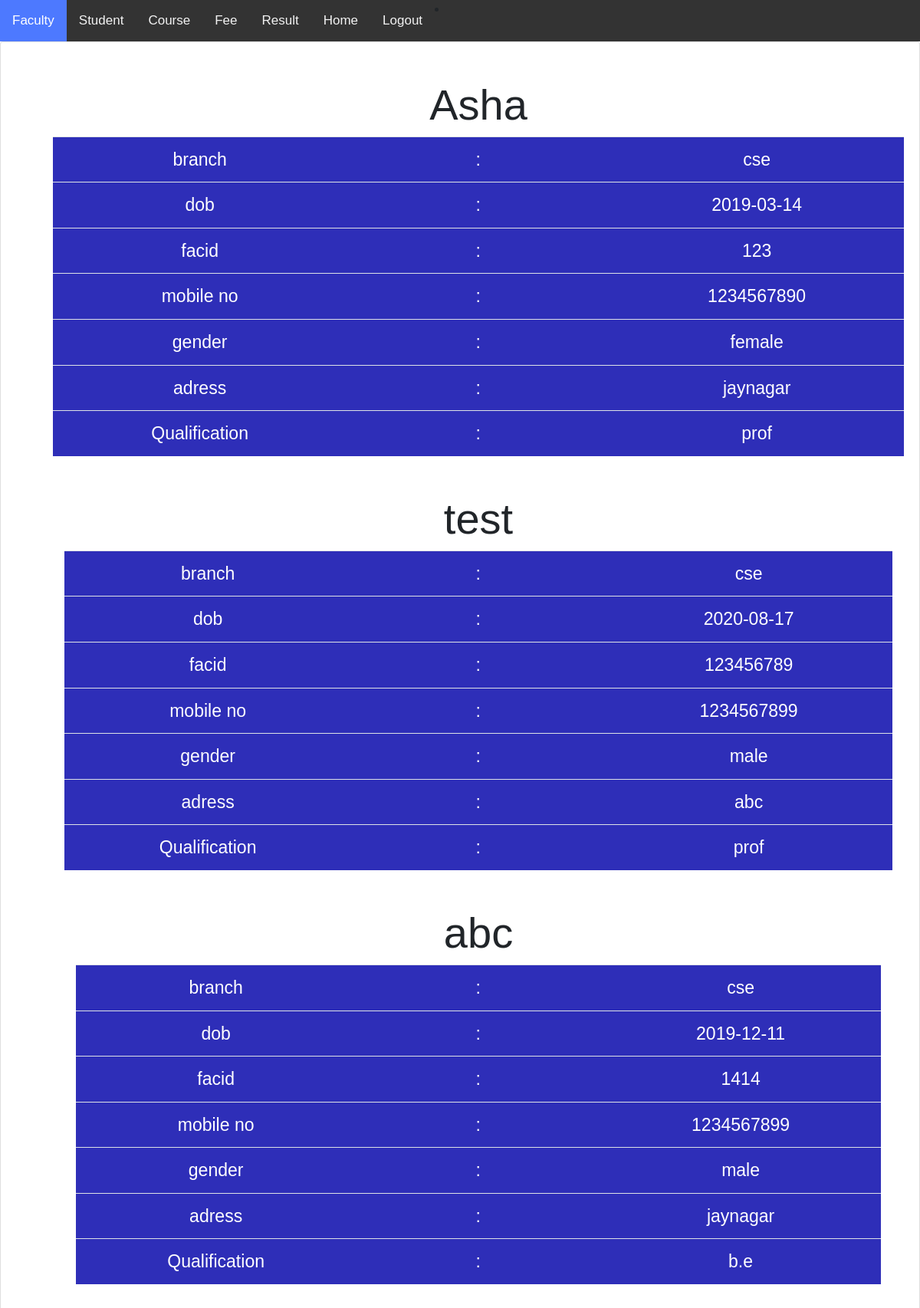
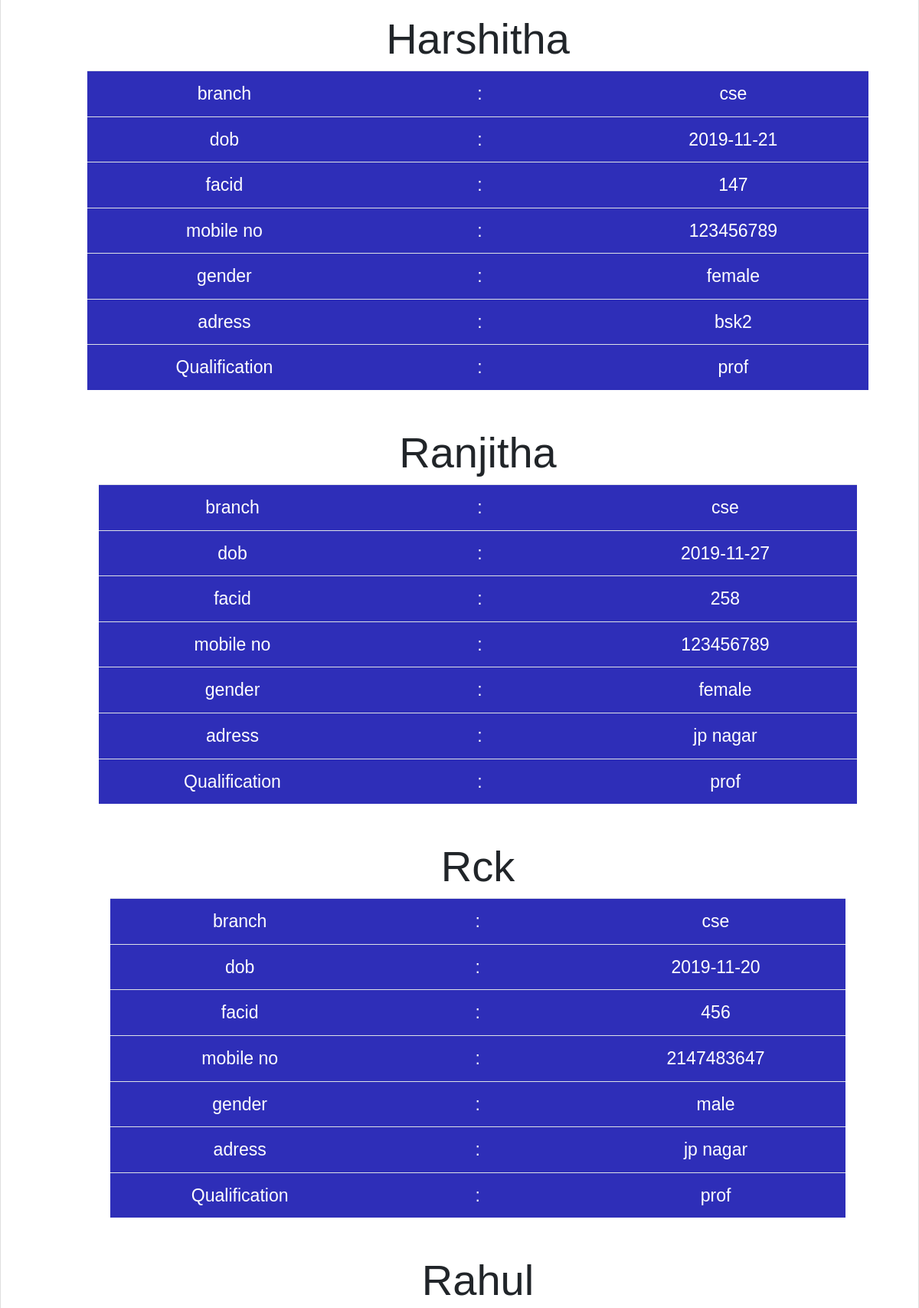
The page /faculty.php (upper part) on the database its author committed (2 pictures, top to bottom).
### tables this page shows
CREATE TABLE `faculty` (
  `name` varchar(20) NOT NULL,
  `branch` varchar(20) NOT NULL,
  `dob` date NOT NULL,
  `facid` varchar(10) NOT NULL,
  `mno` int(10) NOT NULL,
  `gender` varchar(10) NOT NULL,
  `adress` varchar(20) NOT NULL,
  `qualify` varchar(20) NOT NULL
);

### faculty.php (the view, shortened to what this page needs)
<!DOCTYPE html>
<html lang="en">
<head>
  <link rel="stylesheet" href="css/bootstrap.css">
  <link rel="stylesheet" href="https://stackpath.bootstrapcdn.com/bootstrap/4.3.1/css/bootstrap.min.css">
</head>
<body>
<div class="topnav">
  <a class="active" href="faculty.php">Faculty</a>
  <a href="student.php">Student</a>
  <a href="course.php">Course</a>
  <a href="fee.html">Fee</a>
  <a href="result.php">Result</a>
  <a href="homepage.php">Home</a>
<li><a href="login_student.html">Logout</a></li>
</div>
  <div class="card bg-white">
<?php
$connection = mysqli_connect("localhost","root","","cms");
$entry_database = "faculty";
$query="SELECT * FROM $entry_database";
$query_run=mysqli_query($connection,$query);
while($row=mysqli_fetch_assoc($query_run)) {
  ?>
    <div class="container con">
      <div class="card-title my-5">
                <h3 class="display-4 ml-5"><?php echo $row['name'];?></h3>
  <table class="table table-respnsive ml-4">
                  <tr>
                    <td>branch</td>
                     <td>:</td>
                     <td><?php echo $row['branch'];?></td>
                  </tr>
                  <tr>
                    <td >dob</td>
                     <td>:</td>
                     <td><?php echo $row['dob'];?></td>
                  </tr>
        <tr>
                    <td >facid</td>
                     <td>:</td>
                     <td><?php echo $row['facid'];?></td>
                  </tr>
        <tr>
                    <td>mobile no</td>
                     <td>:</td>
                     <td><?php echo $row['mno'];?></td>
                  </tr>
        <tr>
                    <td>gender</td>
                     <td>:</td>
                     <td><?php echo $row['gender'];?></td>
                  </tr>
        <tr>
                    <td >adress</td>
                     <td>:</td>
                     <td><?php echo $row['adress'];?></td>
                  </tr>
        <tr>
                    <td  >Qualification</td>
                     <td>:</td>
                     <td><?php echo $row['qualify'];?></td>
                  </tr>
                </table>
  <?php
}
?>
</div>
</div>
</div>
</body>
</html>

### faculty.php (style rules this page uses)
table tr,td { color: white; background-color: #2e2eb8; text-align: center; align-items: center; padding: 5px; margin: 3px solid; align-items: center; width: 500px; font-size: 1.2em; }
.con { text-align: center; align:center; }
body { margin: 0; font-family: Arial, Helvetica, sans-serif; }
.topnav { overflow: hidden; background-color: #333; }
.topnav a { float: left; color: #f2f2f2; text-align: center; padding: 14px 16px; text-decoration: none; font-size: 17px; }
.topnav a.active { background-color: #4d79ff; color: white; }

### rows shown on the page
faculty: name "Asha", branch "cse", dob "2019-03-14", facid "123", mno "1234567890", gender "female", adress "jaynagar", qualify "prof"
faculty: name "test", branch "cse", dob "2020-08-17", facid "123456789", mno "1234567899", gender "male", adress "abc", qualify "prof"
faculty: name "abc", branch "cse", dob "2019-12-11", facid "1414", mno "1234567899", gender "male", adress "jaynagar", qualify "b.e"
faculty: name "Harshitha", branch "cse", dob "2019-11-21", facid "147", mno "123456789", gender "female", adress "bsk2", qualify "prof"
faculty: name "Ranjitha", branch "cse", dob "2019-11-27", facid "258", mno "123456789", gender "female", adress "jp nagar", qualify "prof"
faculty: name "Rck", branch "cse", dob "2019-11-20", facid "456", mno "2147483647", gender "male", adress "jp nagar", qualify "prof"
faculty: name "Rahul"
